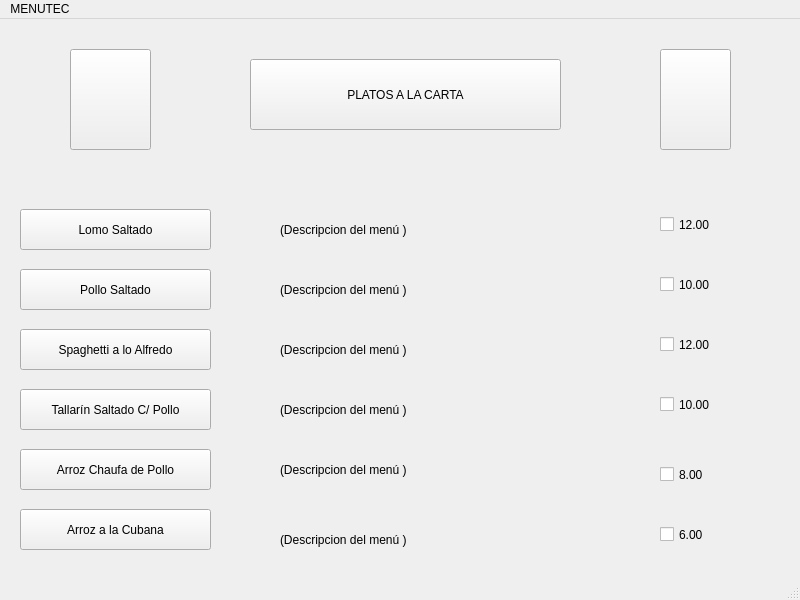
<?xml version="1.0" encoding="UTF-8"?>
<ui version="4.0">
 <class>pcWindow</class>
 <widget class="QMainWindow" name="pcWindow">
  <property name="geometry">
   <rect>
    <x>0</x>
    <y>0</y>
    <width>800</width>
    <height>600</height>
   </rect>
  </property>
  <property name="windowTitle">
   <string>MainWindow</string>
  </property>
  <widget class="QWidget" name="centralwidget">
   <widget class="QPushButton" name="pushButton_3">
    <property name="geometry">
     <rect>
      <x>20</x>
      <y>190</y>
      <width>191</width>
      <height>41</height>
     </rect>
    </property>
    <property name="text">
     <string>Lomo Saltado</string>
    </property>
   </widget>
   <widget class="QPushButton" name="pushButton">
    <property name="geometry">
     <rect>
      <x>250</x>
      <y>40</y>
      <width>311</width>
      <height>71</height>
     </rect>
    </property>
    <property name="text">
     <string>PLATOS A LA CARTA</string>
    </property>
    <property name="icon">
     <iconset>
      <normaloff>UTEC.png</normaloff>UTEC.png</iconset>
    </property>
   </widget>
   <widget class="QCheckBox" name="checkBox">
    <property name="geometry">
     <rect>
      <x>660</x>
      <y>190</y>
      <width>101</width>
      <height>31</height>
     </rect>
    </property>
    <property name="text">
     <string>12.00</string>
    </property>
   </widget>
   <widget class="QPushButton" name="pushButton_5">
    <property name="geometry">
     <rect>
      <x>20</x>
      <y>310</y>
      <width>191</width>
      <height>41</height>
     </rect>
    </property>
    <property name="text">
     <string>Spaghetti a lo Alfredo</string>
    </property>
   </widget>
   <widget class="QPushButton" name="pushButton_6">
    <property name="geometry">
     <rect>
      <x>660</x>
      <y>30</y>
      <width>71</width>
      <height>101</height>
     </rect>
    </property>
    <property name="text">
     <string/>
    </property>
    <property name="icon">
     <iconset>
      <normaloff>la-flecha-azul-al-lado-de-icono-5057-128.png</normaloff>la-flecha-azul-al-lado-de-icono-5057-128.png</iconset>
    </property>
    <property name="iconSize">
     <size>
      <width>100</width>
      <height>100</height>
     </size>
    </property>
   </widget>
   <widget class="QLabel" name="label">
    <property name="geometry">
     <rect>
      <x>280</x>
      <y>190</y>
      <width>171</width>
      <height>41</height>
     </rect>
    </property>
    <property name="text">
     <string>(Descripcion del menú )</string>
    </property>
   </widget>
   <widget class="QCheckBox" name="checkBox_3">
    <property name="geometry">
     <rect>
      <x>660</x>
      <y>310</y>
      <width>101</width>
      <height>31</height>
     </rect>
    </property>
    <property name="text">
     <string>12.00</string>
    </property>
   </widget>
   <widget class="QPushButton" name="pushButton_2">
    <property name="geometry">
     <rect>
      <x>70</x>
      <y>30</y>
      <width>81</width>
      <height>101</height>
     </rect>
    </property>
    <property name="text">
     <string/>
    </property>
    <property name="icon">
     <iconset>
      <normaloff>flecha-hacia-la-izquierda-antes-de-icono-4330-128.png</normaloff>flecha-hacia-la-izquierda-antes-de-icono-4330-128.png</iconset>
    </property>
    <property name="iconSize">
     <size>
      <width>100</width>
      <height>100</height>
     </size>
    </property>
   </widget>
   <widget class="QLabel" name="label_3">
    <property name="geometry">
     <rect>
      <x>280</x>
      <y>300</y>
      <width>171</width>
      <height>61</height>
     </rect>
    </property>
    <property name="text">
     <string>(Descripcion del menú )</string>
    </property>
   </widget>
   <widget class="QCheckBox" name="checkBox_2">
    <property name="geometry">
     <rect>
      <x>660</x>
      <y>250</y>
      <width>101</width>
      <height>31</height>
     </rect>
    </property>
    <property name="text">
     <string>10.00</string>
    </property>
   </widget>
   <widget class="QPushButton" name="pushButton_4">
    <property name="geometry">
     <rect>
      <x>20</x>
      <y>250</y>
      <width>191</width>
      <height>41</height>
     </rect>
    </property>
    <property name="text">
     <string>Pollo Saltado</string>
    </property>
   </widget>
   <widget class="QLabel" name="label_2">
    <property name="geometry">
     <rect>
      <x>280</x>
      <y>240</y>
      <width>171</width>
      <height>61</height>
     </rect>
    </property>
    <property name="text">
     <string>(Descripcion del menú )</string>
    </property>
   </widget>
   <widget class="QPushButton" name="pushButton_7">
    <property name="geometry">
     <rect>
      <x>20</x>
      <y>370</y>
      <width>191</width>
      <height>41</height>
     </rect>
    </property>
    <property name="text">
     <string>Tallarín Saltado C/ Pollo</string>
    </property>
   </widget>
   <widget class="QPushButton" name="pushButton_8">
    <property name="geometry">
     <rect>
      <x>20</x>
      <y>430</y>
      <width>191</width>
      <height>41</height>
     </rect>
    </property>
    <property name="text">
     <string>Arroz Chaufa de Pollo</string>
    </property>
   </widget>
   <widget class="QPushButton" name="pushButton_9">
    <property name="geometry">
     <rect>
      <x>20</x>
      <y>490</y>
      <width>191</width>
      <height>41</height>
     </rect>
    </property>
    <property name="text">
     <string>Arroz a la Cubana</string>
    </property>
   </widget>
   <widget class="QLabel" name="label_4">
    <property name="geometry">
     <rect>
      <x>280</x>
      <y>360</y>
      <width>171</width>
      <height>61</height>
     </rect>
    </property>
    <property name="text">
     <string>(Descripcion del menú )</string>
    </property>
   </widget>
   <widget class="QLabel" name="label_5">
    <property name="geometry">
     <rect>
      <x>280</x>
      <y>420</y>
      <width>171</width>
      <height>61</height>
     </rect>
    </property>
    <property name="text">
     <string>(Descripcion del menú )</string>
    </property>
   </widget>
   <widget class="QLabel" name="label_6">
    <property name="geometry">
     <rect>
      <x>280</x>
      <y>490</y>
      <width>171</width>
      <height>61</height>
     </rect>
    </property>
    <property name="text">
     <string>(Descripcion del menú )</string>
    </property>
   </widget>
   <widget class="QCheckBox" name="checkBox_4">
    <property name="geometry">
     <rect>
      <x>660</x>
      <y>370</y>
      <width>101</width>
      <height>31</height>
     </rect>
    </property>
    <property name="text">
     <string>10.00</string>
    </property>
   </widget>
   <widget class="QCheckBox" name="checkBox_5">
    <property name="geometry">
     <rect>
      <x>660</x>
      <y>440</y>
      <width>101</width>
      <height>31</height>
     </rect>
    </property>
    <property name="text">
     <string>8.00</string>
    </property>
   </widget>
   <widget class="QCheckBox" name="checkBox_6">
    <property name="geometry">
     <rect>
      <x>660</x>
      <y>500</y>
      <width>101</width>
      <height>31</height>
     </rect>
    </property>
    <property name="text">
     <string>6.00</string>
    </property>
   </widget>
  </widget>
  <widget class="QMenuBar" name="menubar">
   <property name="geometry">
    <rect>
     <x>0</x>
     <y>0</y>
     <width>800</width>
     <height>25</height>
    </rect>
   </property>
   <widget class="QMenu" name="menuMENUTEC">
    <property name="title">
     <string>MENUTEC</string>
    </property>
   </widget>
   <addaction name="menuMENUTEC"/>
  </widget>
  <widget class="QStatusBar" name="statusbar"/>
 </widget>
 <resources/>
 <connections/>
</ui>
